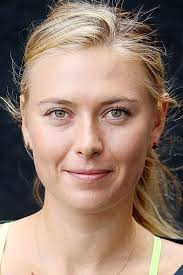
#> input picture image classification by traditional way/sports_person_classification/server/test_images/sarapova.jpg, 183 x 275 px, found by its file name
$ jupyter execute --allow-errors image_classification.ipynb   (shell and % lines are left out)
#> lines starting #> are read from the running program, lines starting #| are printed output that depends on the picture
## superviased learning need lot of truth data.

### Q1: How can I collect a lot of images?
You can collect a large number of images using several methods. First, you could manually download images from Google, although this process can be tedious and time-consuming. Second, using Python and web scraping techniques can automate the image collection process, allowing you to gather images from various websites efficiently. Third, the Fatkun Chrome extension offers an easy way to download multiple images directly from web pages without the need for coding. Finally, if you require a substantial amount of high-quality images, purchasing datasets from third-party providers is also an option. Each method has its benefits, and the best choice depends on your specific requirements and resources.

### Q2: How do I perform image detection?
To perform image detection, start by ensuring you have a clear image. It is essential to detect both eyes distinctly; if the eyes are not clearly visible, it's best to discard that image to avoid inaccurate results.

### Q3: What library is used for eye detection?
For eye detection, the popular library used is OpenCV, which is well-known for image processing tasks in Python. Specifically, OpenCV employs a technique called Haar Cascade for detecting features like eyes, allowing for efficient and effective detection within images. This method utilizes pre-trained classifiers to identify objects, making it a reliable choice for various image detection applications.

### Q4: How does image processing work?
Image processing involves several steps to effectively analyze and manipulate images. First, you begin by collecting raw images that serve as the input for processing. Next, you crop the faces in these images, focusing specifically on the areas around the two eyes using Haar Cascade for detection. Once the faces are cropped, manual data cleaning is performed to ensure the quality and relevance of the images. Afterward, you apply wavelet transformation to enhance features, and perform vertical stacking of the raw and wavelet-transformed images to create a composite representation. The next step involves training a model on this processed data and fine-tuning the hyperparameters for optimal performance. Once the model is trained, it is saved as a file for future use. Finally, a Python Flask server is employed to serve the model, allowing it to be integrated into a website for real-time image processing applications.

# Step1: Data Scrapping

#### To install a web driver and set up the environment variable path for web scraping, begin by downloading the appropriate web driver for your browser, such as ChromeDriver for Chrome, GeckoDriver for Firefox, or Edge WebDriver for Microsoft Edge. here the link for Chrome Driver use appropriate version for your pc first check your chrome version then install https://www.chromedriverdownload.com/en/downloads/chromedriver-129-download#google_vignette
#### Once you have downloaded the web driver, extract the zip file to a location on your computer, such as C:\WebDriver. Next, open the System Properties by right-clicking on "This PC" and selecting "Properties," then click on "Advanced system settings." In the System Properties window, click the "Environment Variables" button. In the Environment Variables window, locate the "Path" variable in the System variables section, select it, and click "Edit." Add a new entry with the path to the folder where you extracted the web driver

### 1)Downloading Virat kholi image

#> (a cell that did not finish here is left out)

### 2) Download Lionel Messi Images

[cell 2]
from selenium import webdriver
from selenium.webdriver.chrome.service import Service
from selenium.webdriver.chrome.options import Options
import requests
import time
from selenium.webdriver.common.by import By
from selenium.webdriver.common.keys import Keys
chrome_driver_path = r"C:\Users\Mahendar\flaskproject\sports_person_classification\chromedriver-win64\chromedriver-win64\chromedriver.exe"

# Create a Service object
#> (the rest of this cell did not finish here and is left out)

### 3) Download Roger Federer Images

[cell 3]
from selenium import webdriver
from selenium.webdriver.chrome.service import Service
from selenium.webdriver.chrome.options import Options
import requests
import time
from selenium.webdriver.common.by import By
from selenium.webdriver.common.keys import Keys

# Set up the correct path to the ChromeDriver
chrome_driver_path = r"C:\Users\Mahendar\flaskproject\sports_person_classification\chromedriver-win64\chromedriver-win64\chromedriver.exe"

# Create a Service object
#> (the rest of this cell did not finish here and is left out)

### 4) Downloading Maria Sarapova Images

[cell 4]
from selenium import webdriver
from selenium.webdriver.chrome.service import Service
from selenium.webdriver.chrome.options import Options
import requests
import time
from selenium.webdriver.common.by import By
from selenium.webdriver.common.keys import Keys

# Set up the correct path to the ChromeDriver
chrome_driver_path = r"C:\Users\Mahendar\flaskproject\sports_person_classification\chromedriver-win64\chromedriver-win64\chromedriver.exe"

# Create a Service object
#> (the rest of this cell did not finish here and is left out)

### 5) Downloading Serena Williams Images

[cell 5]
from selenium import webdriver
from selenium.webdriver.chrome.service import Service
from selenium.webdriver.chrome.options import Options
import requests
import time
from selenium.webdriver.common.by import By
from selenium.webdriver.common.keys import Keys
chrome_driver_path = r"C:\Users\Mahendar\flaskproject\sports_person_classification\chromedriver-win64\chromedriver-win64\chromedriver.exe"

# Create a Service object
#> (the rest of this cell did not finish here and is left out)

# Step2:  Data Cleaning

[cell 6]
import numpy as np
import cv2
import matplotlib
from matplotlib import pyplot as plt

[cell 7]
img=cv2.imread(r"C:\Users\Mahendar\flaskproject\sports_person_classification\model\test_images\sarapova.jpg")
#> img is the input picture: shape (275, 183, 3); mean B, G, R 111.9, 125.8, 150.1

[cell 8]
img.shape
#> Out = (275, 183, 3)

[cell 9]
plt.imshow(img)

[cell 10]
gray=cv2.cvtColor(img, cv2.COLOR_BGR2GRAY)
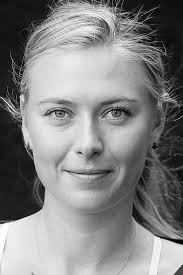
#> gray: shape (275, 183); min 0, max 253, mean 131.5
gray.shape
#> Out = (275, 183)

[cell 11]
gray

[cell 12]
plt.imshow(gray, cmap='gray')

Haar Cascade -> allowed me to detect different feature of the face

[cell 13]
face_cascade = cv2.CascadeClassifier(r"C:\Users\Mahendar\flaskproject\sports_person_classification\model\opencv\haarcascade_frontalface_default.xml")
eye_cascade = cv2.CascadeClassifier(r"C:\Users\Mahendar\flaskproject\sports_person_classification\model\opencv\haarcascade_eye.xml")

faces = face_cascade.detectMultiScale(gray, 1.3, 5)
#> faces = [[18, 61, 137, 137]]
faces
#> Out = [[18, 61, 137, 137]]

we are storing face values in x,y,w,h

[cell 14]
(x,y,w,h) = faces[0]
#> x = 18; y = 61; w = 137; h = 137
x,y,w,h
#> Out = (18, 61, 137, 137)

Drawing rectange exactly on face to detect

[cell 15]
face_img = cv2.rectangle(img,(x,y),(x+w,y+h),(255,0,0),2)
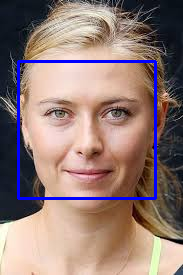
#> face_img: shape (275, 183, 3); mean B, G, R 117.4, 122.4, 146
plt.imshow(face_img)

roi=region of interest

import cv2
import matplotlib.pyplot as plt

for (x, y, w, h) in faces:
    face_img = cv2.rectangle(img, (x, y), (x + w, y + h), (255, 0, 0), 2)
    roi_gray = gray[y:y+h, x:x+w]
    roi_color = face_img[y:y+h, x:x+w]

    # Detecting eyes using eye cascade
    eyes = eye_cascade.detectMultiScale(roi_gray)
    for (ex, ey, ew, eh) in eyes:
        cv2.rectangle(roi_color, (ex, ey), (ex + ew, ey + eh), (0, 255, 0), 2)

# Use matplotlib to display the image with detections
plt.figure()
plt.imshow(cv2.cvtColor(face_img, cv2.COLOR_BGR2RGB))  # Convert BGR to RGB for correct display
plt.axis('off')  # Hide axis
plt.show()

#> (a cell that did not finish here is left out)

write a function where i can input this image and function returns where face and eyes detected clearly

[cell 17]
def get_cropped_image_if_2_eyes(image_path):
    img = cv2.imread(image_path)

    # Check if image is loaded successfully
    if img is None:
        print(f"Error loading image: {image_path}")
        return None

    gray = cv2.cvtColor(img, cv2.COLOR_BGR2GRAY)
    faces = face_cascade.detectMultiScale(gray, 1.3, 5)
#> faces = [[18, 61, 137, 137]]

    for (x, y, w, h) in faces:
        roi_gray = gray[y:y+h, x:x+w]
        roi_color = img[y:y+h, x:x+w]
        eyes = eye_cascade.detectMultiScale(roi_gray)

        if len(eyes) >= 2:  # Make sure there are at least 2 eyes detected
            return roi_color
#> this loop made 1 pass
#> (x, y, w, h, eyes) on pass 1: (18, 61, 137, 137, [[23, 32, 41, 41], [76, 31, 41, 41]])
#> pass 1, in get_cropped_image_if_2_eyes, `roi_gray = gray[y:y+h, x:x+w]`:
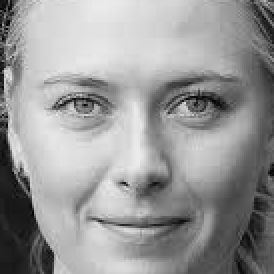
#> roi_gray: shape (137, 137) (shown 2 times larger); min 1, max 235, mean 152.1
#> pass 1, in get_cropped_image_if_2_eyes, `roi_color = img[y:y+h, x:x+w]`:
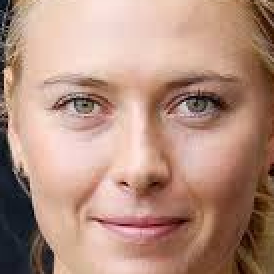
#> roi_color: shape (137, 137, 3) (shown 2 times larger); mean B, G, R 127.1, 143, 179.4

    return None

[cell 18]
original_image = cv2.imread(r"C:\Users\Mahendar\flaskproject\sports_person_classification\model\test_images\sarapova.jpg")
plt.imshow(original_image)

[cell 19]
cropped_image = get_cropped_image_if_2_eyes(r"C:\Users\Mahendar\flaskproject\sports_person_classification\model\test_images\sarapova.jpg")
plt.imshow(cropped_image)

[cell 20]
path_to_data = r"C:\Users\Mahendar\flaskproject\sports_person_classification\model\datasets"
path_to_cr_data = r"C:\Users\Mahendar\flaskproject\sports_person_classification\model\datasets\cropped/"

scandir what it will do it will go all sub dirctory of my folder
those name dirc stored in imag_dirs

[cell 21]
import os
img_dirs = []
for entry in os.scandir(path_to_data):
    if entry.is_dir():
        img_dirs.append(entry.path)

[cell 22]
img_dirs

if crop folder doesn't exist we need to create it

[cell 23]
import shutil
if os.path.exists(path_to_cr_data):#if folder exist
     shutil.rmtree(path_to_cr_data)#remove it
os.mkdir(path_to_cr_data)#make directory for cropped image

[cell 24]
cropped_image_dirs = []
celebrity_file_names_dict = {}

for img_dir in img_dirs:
    count = 1
    celebrity_name = img_dir.split('\\')[-1]#list -1 =last element
    print(celebrity_name)#we'll get list of celebrity

    celebrity_file_names_dict[celebrity_name] = []

    for entry in os.scandir(img_dir):#it goes each files
        roi_color = get_cropped_image_if_2_eyes(entry.path)#calling my function
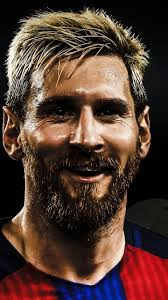
#> input picture image classification by traditional way/sports_person_classification/model/datasets/LIONEL_MESSI/lionel_messi_11 (2).jpg, 168 x 300 px
#> in get_cropped_image_if_2_eyes, img is the input picture: shape (300, 168, 3); mean B, G, R 49.2, 58.6, 82.9
#> in get_cropped_image_if_2_eyes (call 2), `gray = cv2.cvtColor(img, cv2.COLOR_BGR2GRAY)`:
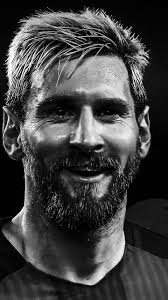
#> gray: shape (300, 168); min 0, max 254, mean 64.8
#> in get_cropped_image_if_2_eyes (call 2), `faces = face_cascade.detectMultiScale(gray, 1.3, 5)`: faces = [[13, 56, 148, 148]]
#> the loop in get_cropped_image_if_2_eyes (call 2), `for (x, y, w, h) in faces:` made 1 pass
#> pass 1, in get_cropped_image_if_2_eyes (call 2), `roi_gray = gray[y:y+h, x:x+w]`:
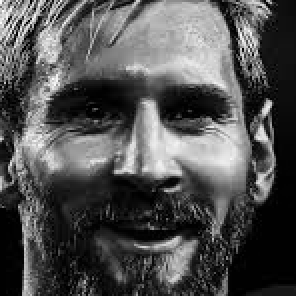
#> roi_gray: shape (148, 148) (shown 2 times larger); min 0, max 253, mean 81.3
#> pass 1, in get_cropped_image_if_2_eyes (call 2), `roi_color = img[y:y+h, x:x+w]`:
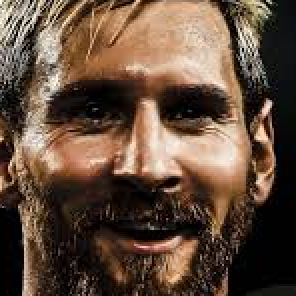
#> roi_color: shape (148, 148, 3) (shown 2 times larger); mean B, G, R 60.6, 76.6, 98.6
        if roi_color is not None:
            cropped_folder = path_to_cr_data + celebrity_name#folder
            if not os.path.exists(cropped_folder):#if this folder is not exist
                os.makedirs(cropped_folder)#make folder
                cropped_image_dirs.append(cropped_folder)
                print("Generating cropped images in folder: ",cropped_folder)

            cropped_file_name = celebrity_name + str(count) + ".png"#create file name
            cropped_file_path = cropped_folder + "\\" + cropped_file_name #and this is full path of the file

            cv2.imwrite(cropped_file_path, roi_color)#save that cropped image in that files
            celebrity_file_names_dict[celebrity_name].append(cropped_file_path)
            count += 1

just for verification

cropped_image_dirs = []
celebrity_file_names_dict = {}

for img_dir in img_dirs:
    count = 1
    celebrity_name = img_dir.split('\\')[-1]#list -1 =last element
    print(celebrity_name)

# Step3: Feature Engineering

## wavelet transformation
### image can be space domain or frequency domain, audio can be time domain or frequency domain so use fourier or wavelet transform to make  complex signals to simple signals

## wavelet transform

[cell 25]
import numpy as np
import pywt
import cv2

def w2d(img, mode='haar', level=1):
#> called with mode = 'db1', level = 5
    imArray = img
    #Datatype conversions
    #convert to grayscale
    imArray = cv2.cvtColor( imArray,cv2.COLOR_RGB2GRAY )
    #convert to float
    imArray =  np.float32(imArray)
    imArray /= 255;
    # compute coefficients
    coeffs=pywt.wavedec2(imArray, mode, level=level)

    #Process Coefficients
    coeffs_H=list(coeffs)
    coeffs_H[0] *= 0;

    # reconstruction
    imArray_H=pywt.waverec2(coeffs_H, mode);
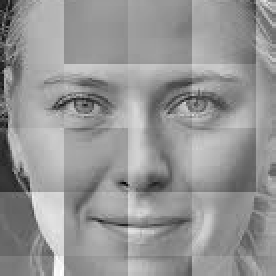
#> imArray_H: shape (138, 138) float32 (shown 2 times larger); min -0.739, max 0.521, mean 0.00019; drawn with min black and max white
    imArray_H *= 255;
    imArray_H =  np.uint8(imArray_H)
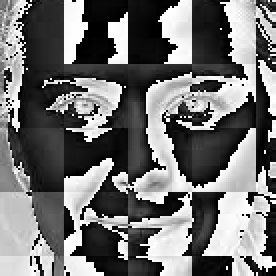
#> imArray_H: shape (138, 138) (shown 2 times larger); min 0, max 255, mean 112.9

    return imArray_H

[cell 26]
im_har = w2d(cropped_image,'db1',5)
plt.imshow(im_har, cmap='gray')

[cell 27]
celebrity_file_names_dict

####  Naming and labelling

[cell 28]
class_dict = {}
count = 0
for celebrity_name in celebrity_file_names_dict.keys():
    class_dict[celebrity_name] = count
    count = count + 1
class_dict
